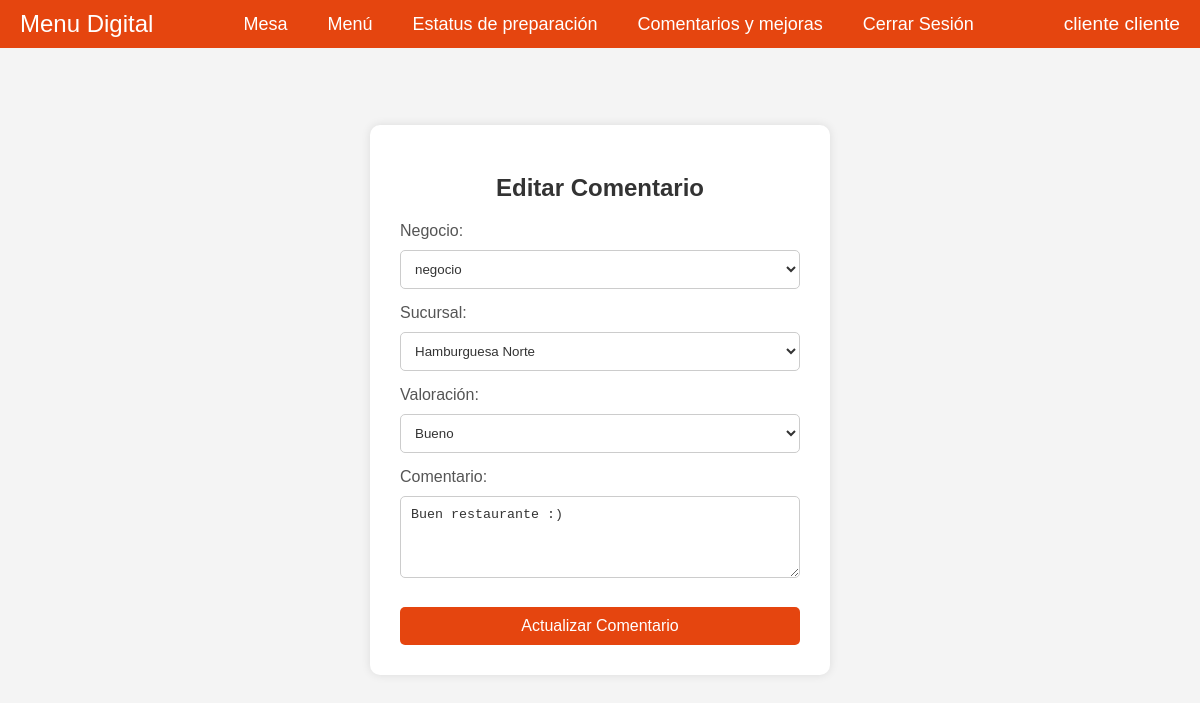
Screenshot of /src/comment/update-comment/update-comment.php?id=4 (signed in) with the database file from the repository.
### tables this page shows
CREATE TABLE `clients` (
  `id` int NOT NULL,
  `firstName` varchar(50) NOT NULL,
  `lastName` varchar(50) NOT NULL,
  `surname` varchar(50) NOT NULL,
  `email` varchar(100) NOT NULL,
  `phone` varchar(15) NOT NULL,
  `birthdate` date NOT NULL,
  `gender` enum('masculino','femenino','otro') NOT NULL,
  `password` varchar(255) NOT NULL,
  `table_number` int DEFAULT NULL
);

CREATE TABLE `comments` (
  `id` int NOT NULL,
  `client_id` int NOT NULL,
  `branch_id` int DEFAULT NULL,
  `rating` enum('bueno','regular','malo') NOT NULL,
  `comment` text,
  `created_at` timestamp NULL DEFAULT CURRENT_TIMESTAMP,
  `company_id` int DEFAULT NULL
);

CREATE TABLE `companies` (
  `id` int NOT NULL,
  `logo_path` varchar(255) DEFAULT NULL,
  `associated_name` varchar(255) NOT NULL,
  `business_name` varchar(255) NOT NULL,
  `address` text NOT NULL,
  `email` varchar(100) NOT NULL,
  `cellphone` char(10) NOT NULL,
  `food_type` enum('restaurante','cafe','panaderia','otro') NOT NULL,
  `has_rfc` tinyint(1) NOT NULL,
  `consistent_menu` tinyint(1) NOT NULL,
  `password` varchar(255) NOT NULL,
  `user_type` varchar(50) NOT NULL DEFAULT 'negocio'
);

CREATE TABLE `branches` (
  `id` int NOT NULL,
  `branch_name` varchar(255) NOT NULL,
  `branch_manager` varchar(255) NOT NULL,
  `address` varchar(255) NOT NULL,
  `postal_code` char(5) NOT NULL,
  `cellphone` char(10) NOT NULL,
  `website` varchar(255) DEFAULT NULL,
  `company_id` int DEFAULT NULL
);

### src/comment/update-comment/update-comment.php (the view, shortened to what this page needs)
<?php
require '../../db/connection.php';
$id = $_GET['id'] ?? '';
$stmt = $conn->prepare("SELECT * FROM comments WHERE id = ?");
$stmt->bind_param("i", $id);
$stmt->execute();
$result = $stmt->get_result();
$comment = $result->fetch_assoc();
$companies = $conn->query("SELECT id, business_name FROM companies");
$branches = [];
if ($comment['company_id']) {
    $branchStmt = $conn->prepare("SELECT id, branch_name FROM branches WHERE company_id = ?");
    $branchStmt->bind_param("i", $comment['company_id']);
    $branchStmt->execute();
    $branchResult = $branchStmt->get_result();
    while ($branch = $branchResult->fetch_assoc()) {
        $branches[] = $branch;
    }
}
?>
<!DOCTYPE html>
<html lang="es">
<head>
    <link rel="stylesheet" href="update-comment.css">
    <link rel="stylesheet" href="../../client/client-menubar/client-menubar.css">
</head>
<body>
    <?php include '../../client/client-menubar/client-menubar.php'; ?>
    <div class="container">
        <h2>Editar Comentario</h2>
        <form id="commentForm" action="updateComment.php" method="POST">
            <div class="form-group">
                <label for="company">Negocio:</label>
                <select id="company" name="company" required onchange="updateBranches(this.value)">
                    <?php while ($company = $companies->fetch_assoc()) : ?>
                        <option value="<?php echo $company['id']; ?>" <?php echo ($company['id'] == $comment['company_id']) ? 'selected' : ''; ?>>
                            <?php echo htmlspecialchars($company['business_name']); ?>
                        </option>
                    <?php endwhile; ?>
                </select>
            </div>
            <div class="form-group">
                <label for="branch">Sucursal:</label>
                <select id="branch" name="branch">
                    <?php foreach ($branches as $branch) : ?>
                        <option value="<?php echo $branch['id']; ?>" <?php echo ($branch['id'] == $comment['branch_id']) ? 'selected' : ''; ?>>
                            <?php echo htmlspecialchars($branch['branch_name']); ?>
                        </option>
                    <?php endforeach; ?>
                </select>
            </div>
            <div class="form-group">
                <label for="rating">Valoración:</label>
                <select id="rating" name="rating" required>
                    <option value="bueno" <?php echo ($comment['rating'] == 'bueno') ? 'selected' : ''; ?>>Bueno</option>
                </select>
            </div>
            <div class="form-group">
                <label for="commentBox">Comentario:</label>
                <textarea id="commentBox" name="commentBox" rows="4" required><?php echo htmlspecialchars($comment['comment']); ?></textarea>
            </div>
            <button type="submit">Actualizar Comentario</button>
        </form>
    </div>
</body>
</html>

### src/client/client-menubar/client-menubar.php (shortened to what this page needs)
<?php
$clientId = $_SESSION['user_id'];
$sql = "SELECT firstName, lastName FROM clients WHERE id = ?";
$stmt = $conn->prepare($sql);
$stmt->bind_param("i", $clientId);
$stmt->execute();
$result = $stmt->get_result();
if ($result->num_rows > 0) {
    $client = $result->fetch_assoc();
    $clientName = $client['firstName'] . ' ' . $client['lastName'];
} else {
    $clientName = "Cliente no encontrado";
}
$base_url = '/src';
?>
<nav class="navbar">
    <a href="../client-options/client-options.php" class="logo">Menu Digital</a>
    <div class="menu-container">
        <ul class="menu">
            <li>
                <a href="#about">Mesa</a>
            </li>
            <li>
                <a href="#services">Menú</a>
            </li>
            <li>
                <a href="#services">Estatus de preparación</a>
            </li>
            <li>
                <a href="#services">Comentarios y mejoras</a>
            </li>
            <li>
                <a href="<?php echo $base_url; ?>/logout/logout.php">Cerrar Sesión</a>
            </li>
        </ul>
    </div>
    <div class="client-name">
        <?php echo htmlspecialchars($clientName); ?>
    </div>
</nav>

### src/comment/update-comment/update-comment.css (style rules this page uses)
body { font-family: Arial, sans-serif; background-color: #f4f4f4; margin: 0; padding: 20px; display: flex; justify-content: center; align-items: center; height: 100vh; }
.container { background: white; padding: 30px; border-radius: 10px; box-shadow: 0 0 10px rgba(0, 0, 0, 0.1); width: 100%; max-width: 400px; }
h2 { text-align: center; margin-bottom: 20px; color: #333; }
.form-group { margin-bottom: 15px; }
label { display: block; margin-bottom: 5px; color: #555; }
select, textarea { width: 100%; padding: 10px; border: 1px solid #ccc; border-radius: 5px; background-color: #fff; color: #333; margin-top: 5px; box-sizing: border-box; }
button { width: 100%; padding: 10px; margin-top: 10px; background-color: #e5450f; color: white; border: none; border-radius: 5px; cursor: pointer; font-size: 16px; }

### src/client/client-menubar/client-menubar.css (style rules this page uses)
body { margin: 0; padding: 0; font-family: Arial, sans-serif; }
.client-name { margin-left: 100px auto; padding-left: 20px; font-size: 1.2em; color: #fff; white-space: nowrap; overflow: hidden; text-overflow: ellipsis; }
.navbar { display: flex; justify-content: space-between; align-items: center; padding: 10px 20px; background-color: #e5450f; color: #fff; position: fixed; width: 100%; top: 0; z-index: 1000; box-sizing: border-box; }
.navbar .logo { color: white; font-size: 24px; text-decoration: none; }
.navbar .menu-container { display: flex; justify-content: center; flex-grow: 1; }
.navbar .menu { display: flex; list-style: none; margin: 0; padding: 0; }
.navbar .menu li { position: relative; margin-left: 20px; flex-shrink: 0; }
.navbar .menu li a { color: white; text-decoration: none; font-size: 18px; padding: 10px; }
.navbar .menu li:last-child a { color: white; text-decoration: none; font-size: 18px; padding: 10px; }

### rows the page displays
clients: clientName "cliente cliente"
comments: company "negocio", branch "Hamburguesa Norte", rating "Bueno", commentBox "Buen restaurante :)"
